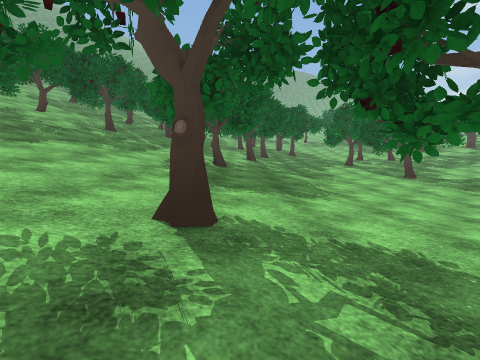
View 1 (above)

20 first-person views from a walk through a Unity game level. The camera is 1.3 m above the floor, looks level and sees 90° across. The floor is counted in squares, 2 m on a side. Each view is taken from the middle of a square. On the plan, view 1 faces up. The plan holds only what a view shows up to about 9 squares ahead; the rest is blank. The place goes on beyond the plan. The player character is not drawn. Some surface patterns are stand-ins.

View 2
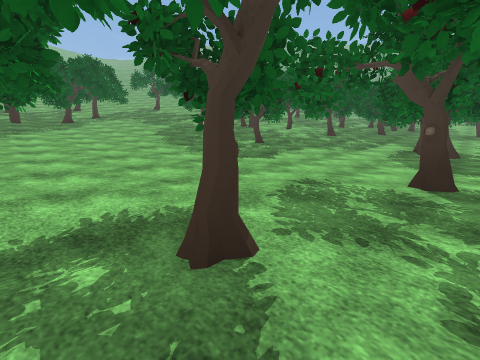

View 3
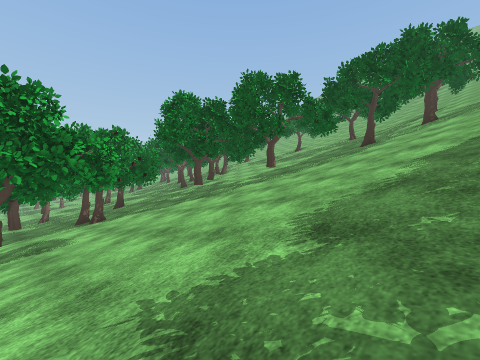

View 4
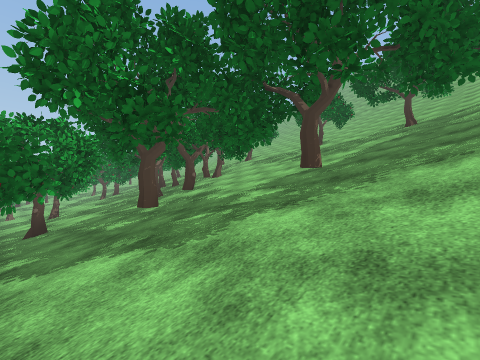

View 5
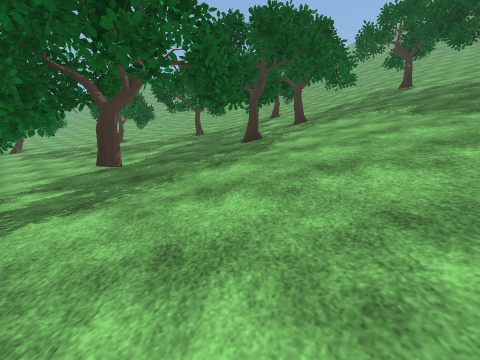

View 6
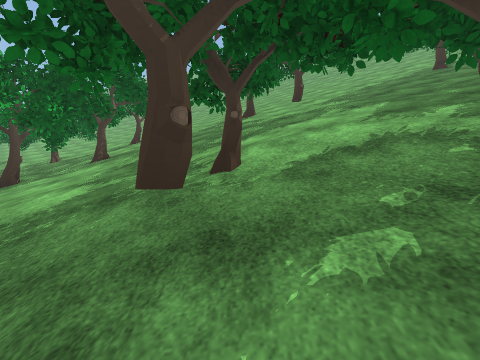

View 7
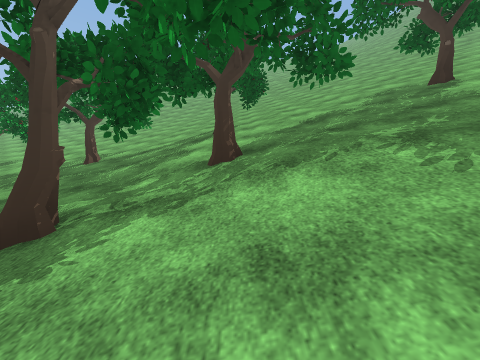

View 8
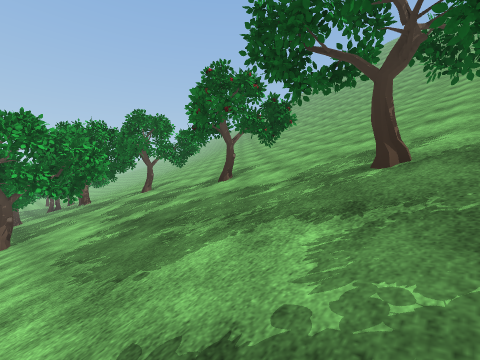

View 9
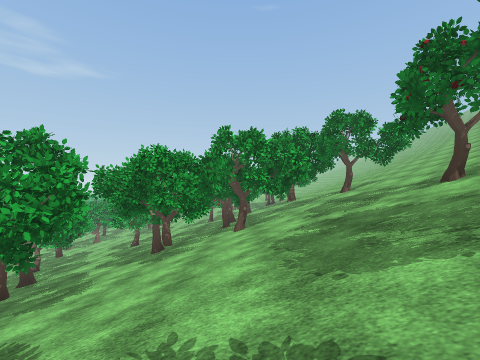

View 10
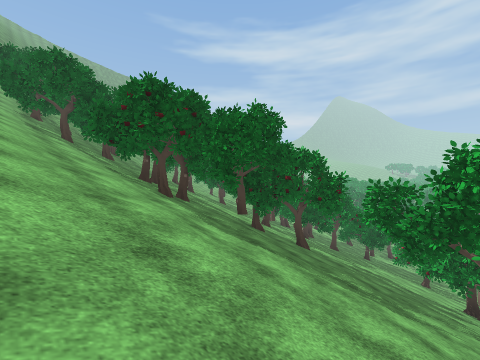

View 11
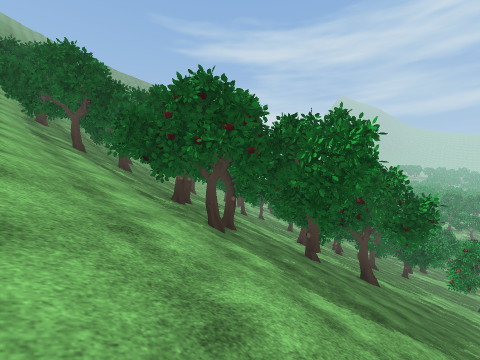

View 12
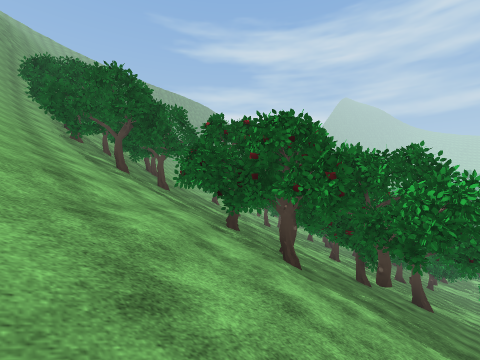

View 13
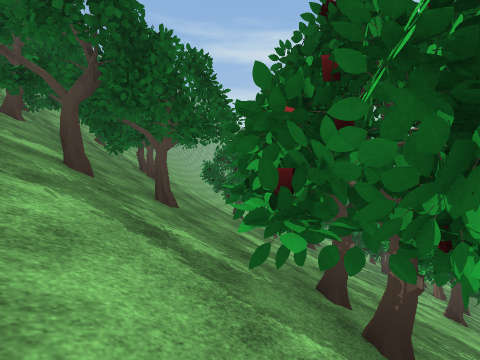

View 14
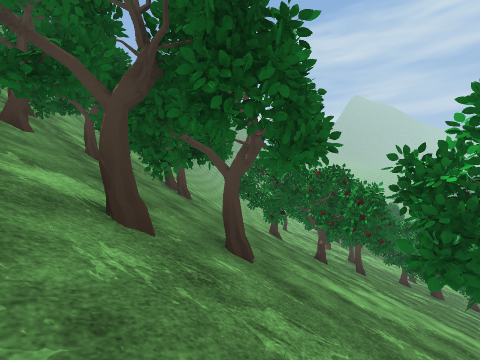

View 15
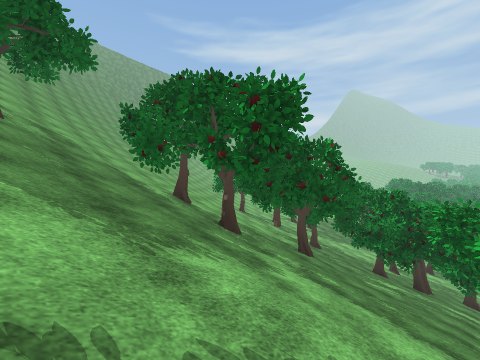

View 16
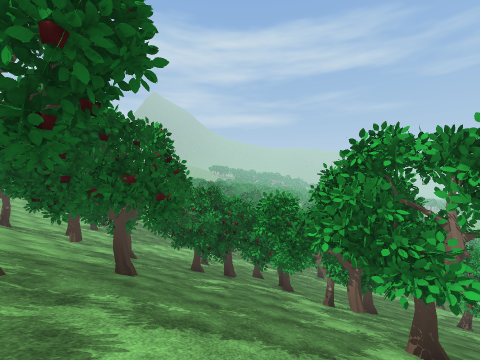

View 17
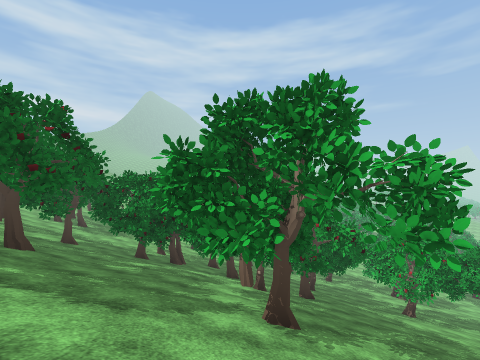

View 18
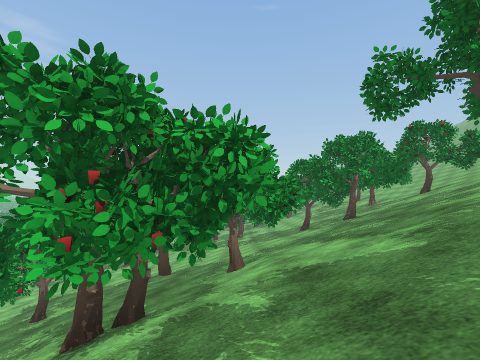

View 19
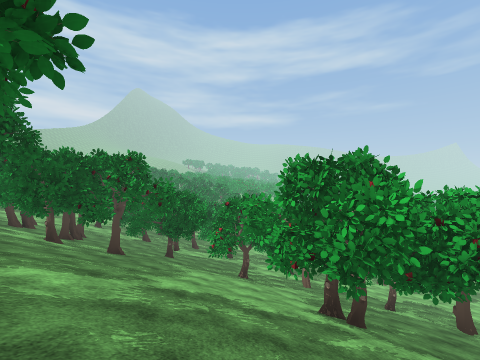

View 20
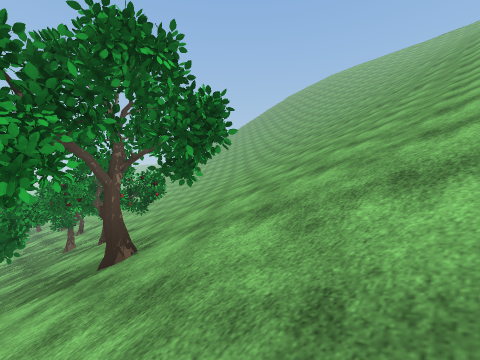

### Floor plan
Key: @ floor where view 1 was taken; # wall or solid block; x gap in a wall; . main floor; - floor 0.75 m lower than the main floor; : floor 1 m higher than the main floor; _ floor 1.5 m lower than the main floor; + floor 1.75 m higher than the main floor; * floor 2.5 m higher than the main floor; % floor 3.25 m higher than the main floor; & floor 4 m higher than the main floor; $ floor 5.75 m higher than the main floor; / step, stairs or slope; = window, fence, low wall or low ledge; T tree; O other object.
Columns run from 21 left of view 1 to 8 right of it. Each row starts with its distance up from view 1.
 24  OTTTTT//////T///
 23 /TT///T/#////TT//
 22 /T//////##/#/T##/
 21 /T/TT////###// =/
 20 /TTTT/////=////#x
 19 ///T////////// #=/
 18 ///////////////##T/
 17 ////TT///////TT##/T
 16 ///T#T///TTT/TT##
 15 ///#TT///////T///
 14 ///T#T##/////##xOO
 13 //////#=#///////OOO
 12 ////////#///////O   OO
 11 //////////////##
 10 //////////////###
  9 //////T///T#///T/// T/:....#..
  8 //////T///T#TT/T///T/:........
  7 ///T//////##T//////T/....----
  6 /////////## //#=/+//....----
  5 /////////// //##/+/...---__
  4 ////////////// +///..--___
  3 /////T/////////+/...  ___
  2 /#=//TT/////////:./ -#x
  1 /////TT/////////...--__
  0 //////TT/T///+/:/.-#_@
 -1 //TT///////*///..--_#_
 -2 ///T//////T+/:.T.-T___
 -3 //////////T//:.TTTT
 -4 ////////%T//:# .-
 -5 x=//////*/T+:##T-
 -6 /#=//&/T//+:. #-T
 -7 /////&/TT//:T.--O
 -8 //$/TT//T+::T.-__
 -9 T/////T/+T:./--__

Where each view was taken, in squares from view 1:
view 1: 0 up, 0 right, facing up
view 2: 2 down, 0 right, facing up-left
view 3: 3 up, 5 left, facing down-left
view 4: 0 up, 8 left, facing down-left
view 5: 0 up, 8 left, facing left
view 6: 6 up, 8 left, facing left
view 7: 2 up, 12 left, facing left
view 8: 1 down, 15 left, facing down-left
view 9: 1 down, 15 left, facing down
view 10: 8 up, 20 left, facing up-right
view 11: 10 up, 20 left, facing up-right
view 12: 11 up, 21 left, facing up-right
view 13: 15 up, 19 left, facing up-right
view 14: 17 up, 19 left, facing up-right
view 15: 17 up, 15 left, facing up-right
view 16: 18 up, 14 left, facing right
view 17: 16 up, 14 left, facing right
view 18: 11 up, 11 left, facing down
view 19: 10 up, 14 left, facing right
view 20: 10 up, 16 left, facing down-left
